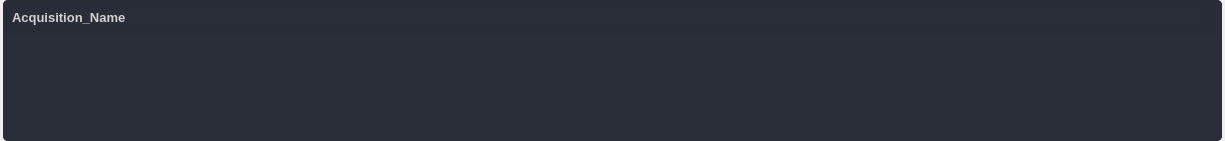
<?xml version="1.0" encoding="UTF-8"?>
<ui version="4.0">
 <class>listWidgetItem_acquisition</class>
 <widget class="QWidget" name="listWidgetItem_acquisition">
  <property name="geometry">
   <rect>
    <x>0</x>
    <y>0</y>
    <width>1225</width>
    <height>141</height>
   </rect>
  </property>
  <property name="windowTitle">
   <string>Form</string>
  </property>
  <property name="styleSheet">
   <string notr="true"/>
  </property>
  <layout class="QVBoxLayout" name="verticalLayout">
   <property name="spacing">
    <number>3</number>
   </property>
   <property name="leftMargin">
    <number>3</number>
   </property>
   <property name="topMargin">
    <number>0</number>
   </property>
   <property name="rightMargin">
    <number>3</number>
   </property>
   <property name="bottomMargin">
    <number>0</number>
   </property>
   <item>
    <widget class="QFrame" name="frame_acquisition">
     <property name="minimumSize">
      <size>
       <width>0</width>
       <height>0</height>
      </size>
     </property>
     <property name="maximumSize">
      <size>
       <width>16777215</width>
       <height>16777215</height>
      </size>
     </property>
     <property name="styleSheet">
      <string notr="true">background-color: rgb(41, 45, 56);
border-radius: 5px;
color: rgb(210, 210, 210);
</string>
     </property>
     <property name="frameShape">
      <enum>QFrame::NoFrame</enum>
     </property>
     <property name="frameShadow">
      <enum>QFrame::Raised</enum>
     </property>
     <layout class="QVBoxLayout" name="verticalLayout_13" stretch="0,0">
      <property name="spacing">
       <number>0</number>
      </property>
      <property name="leftMargin">
       <number>0</number>
      </property>
      <property name="topMargin">
       <number>0</number>
      </property>
      <property name="rightMargin">
       <number>0</number>
      </property>
      <property name="bottomMargin">
       <number>0</number>
      </property>
      <item>
       <widget class="QFrame" name="frame_acq_name">
        <property name="maximumSize">
         <size>
          <width>16777215</width>
          <height>35</height>
         </size>
        </property>
        <property name="cursor">
         <cursorShape>ArrowCursor</cursorShape>
        </property>
        <property name="styleSheet">
         <string notr="true">QFrame {
	border: transparent;
	background-color: rgb(39, 44, 54);
}</string>
        </property>
        <property name="frameShape">
         <enum>QFrame::StyledPanel</enum>
        </property>
        <property name="frameShadow">
         <enum>QFrame::Raised</enum>
        </property>
        <layout class="QHBoxLayout" name="horizontalLayout">
         <property name="leftMargin">
          <number>9</number>
         </property>
         <property name="topMargin">
          <number>9</number>
         </property>
         <property name="rightMargin">
          <number>9</number>
         </property>
         <property name="bottomMargin">
          <number>9</number>
         </property>
         <item>
          <widget class="QPushButton" name="label_acq_name">
           <property name="sizePolicy">
            <sizepolicy hsizetype="Expanding" vsizetype="Preferred">
             <horstretch>0</horstretch>
             <verstretch>0</verstretch>
            </sizepolicy>
           </property>
           <property name="maximumSize">
            <size>
             <width>16777215</width>
             <height>16777215</height>
            </size>
           </property>
           <property name="font">
            <font>
             <pointsize>10</pointsize>
             <bold>true</bold>
            </font>
           </property>
           <property name="styleSheet">
            <string notr="true">QPushButton{
	text-align: left
}
QPushButton:hover {
	color: rgb(32, 178, 170);
	font-size: 10pt;
	font-weight: bold;
}</string>
           </property>
           <property name="text">
            <string>Acquisition_Name</string>
           </property>
           <property name="icon">
            <iconset resource="resources.qrc">
             <normaloff>:/icons/icons/baseline_folder_open_white_18dp.png</normaloff>:/icons/icons/baseline_folder_open_white_18dp.png</iconset>
           </property>
          </widget>
         </item>
         <item alignment="Qt::AlignRight">
          <widget class="QLabel" name="label_acq_notes">
           <property name="font">
            <font>
             <pointsize>10</pointsize>
             <bold>true</bold>
            </font>
           </property>
           <property name="styleSheet">
            <string notr="true">color: rgb(32, 178, 170);</string>
           </property>
           <property name="text">
            <string/>
           </property>
           <property name="textInteractionFlags">
            <set>Qt::LinksAccessibleByMouse|Qt::TextSelectableByKeyboard|Qt::TextSelectableByMouse</set>
           </property>
          </widget>
         </item>
        </layout>
       </widget>
      </item>
      <item>
       <widget class="QFrame" name="frame_acq_components">
        <property name="minimumSize">
         <size>
          <width>0</width>
          <height>0</height>
         </size>
        </property>
        <property name="cursor">
         <cursorShape>ArrowCursor</cursorShape>
        </property>
        <property name="styleSheet">
         <string notr="true">QFrame {
	 border: transparent
}</string>
        </property>
        <property name="frameShadow">
         <enum>QFrame::Raised</enum>
        </property>
        <layout class="QHBoxLayout" name="horizontalLayout_4">
         <property name="spacing">
          <number>24</number>
         </property>
         <property name="leftMargin">
          <number>9</number>
         </property>
         <property name="topMargin">
          <number>9</number>
         </property>
         <property name="rightMargin">
          <number>9</number>
         </property>
         <property name="bottomMargin">
          <number>9</number>
         </property>
        </layout>
       </widget>
      </item>
     </layout>
    </widget>
   </item>
  </layout>
 </widget>
 <resources>
  <include location="resources.qrc"/>
 </resources>
 <connections/>
</ui>
